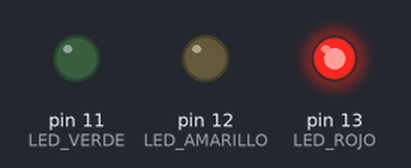
Recording of a sketch running on a simulated Arduino Uno, built with avr-gcc and run on an emulated ATmega328P. On the bench: output pins drawn as LEDs (lit = HIGH).

Above: at 2.0 s.
At 5.0 s:
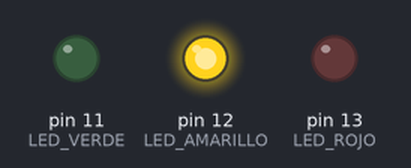
At 8.0 s:
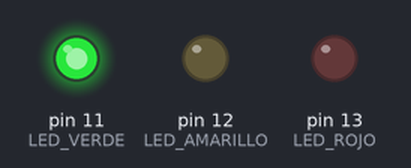
Timing chart, 0 to 13.0 s (numbered marks = the images above):
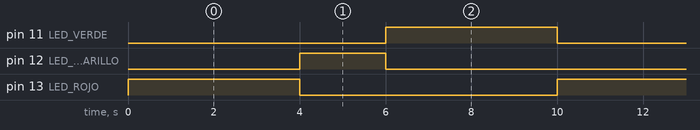

Measured:
- by itself, pin 11 (LED_VERDE), pin 13 (LED_ROJO): alternates HIGH for 4.0 s and LOW for 6.0 s
- by itself, pin 12 (LED_AMARILLO): alternates HIGH for 2.0 s and LOW for 8.0 s
- by itself, everything shown: repeats every 10.0 s, in 4 steps

The sketch:

Semaforo.ino
```cpp
int LED_ROJO= 13;
int LED_AMARILLO=12;
int LED_VERDE=11;

void setup() {
pinMode(LED_ROJO, OUTPUT);
pinMode(LED_AMARILLO, OUTPUT);
pinMode(LED_VERDE, OUTPUT);
}

void loop() {
digitalWrite(LED_ROJO, HIGH);
delay(4000);
digitalWrite(LED_ROJO, LOW);
digitalWrite(LED_AMARILLO, HIGH);
delay(2000);
digitalWrite(LED_AMARILLO, LOW);
digitalWrite(LED_VERDE, HIGH);
delay(4000);
digitalWrite(LED_VERDE, LOW);


}
```
